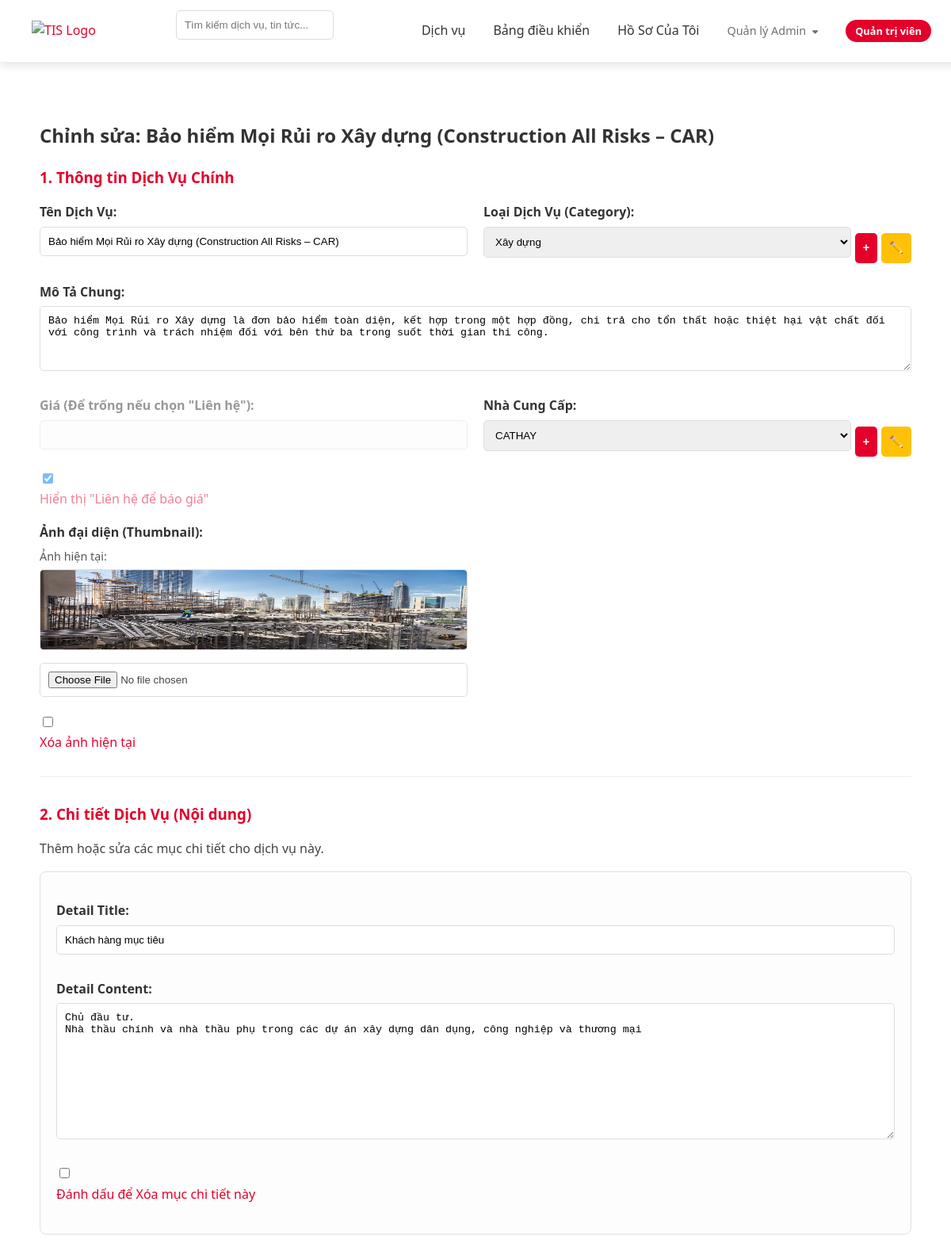
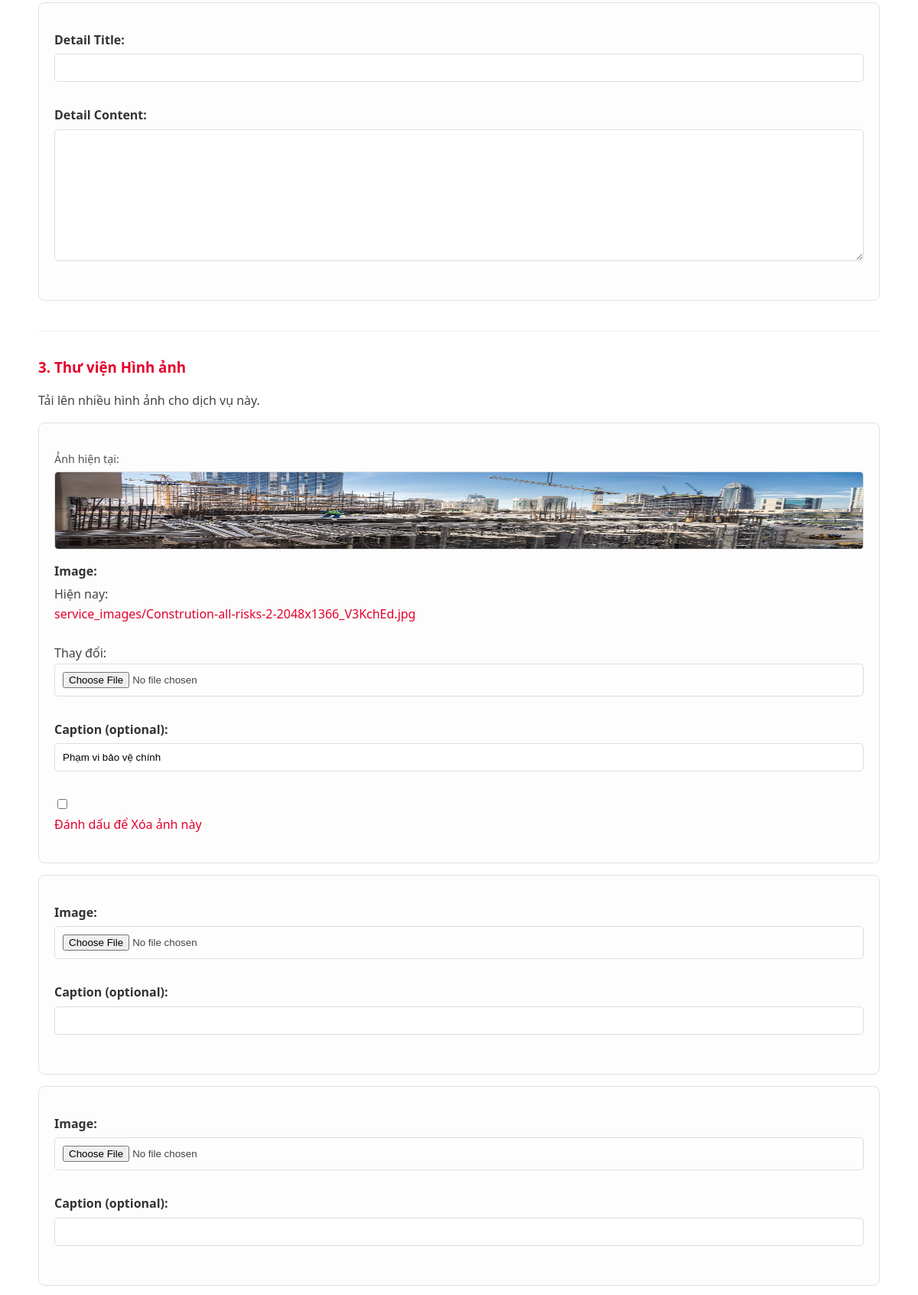
The app's page /services/management/edit/4/ (signed in, upper part) with its own data (2 pictures, top to bottom).
### services/models.py (models this page shows, shortened)
class Service(models.Model):
    name = models.CharField(_('Service Name'), max_length=255)
    description = models.TextField(_('General Description'))
    supplier = models.ForeignKey(
        Supplier,
        on_delete=models.SET_NULL,
        null=True,
        blank=True,
        related_name='services',
        verbose_name=_('Supplier')
    )
    thumbnail = models.ImageField(_('Thumbnail Image'), upload_to='service_thumbnails/', null=True, blank=True)
    category = models.ForeignKey(Category, on_delete=models.SET_NULL, null=True, blank=True, related_name='services', verbose_name=_('Category'))
    price = models.DecimalField(_('Price'), max_digits=10, decimal_places=2, null=True, blank=True )
    is_price_on_contact = models.BooleanField(_('Is Price on Contact'), default=False, help_text="Đánh dấu nếu giá cần liên hệ.")
    created_by = models.ForeignKey(settings.AUTH_USER_MODEL, on_delete=models.SET_NULL, null=True, limit_choices_to={'is_staff': True})
    created_at = models.DateTimeField(auto_now_add=True)
    updated_at = models.DateTimeField(auto_now=True)

class ServiceImage(models.Model):
    service = models.ForeignKey(Service, on_delete=models.CASCADE, related_name="images")
    image = models.ImageField(_('Image'), upload_to='service_images/')
    caption = models.CharField(_('Caption (optional)'), max_length=255, blank=True)
    class Meta:
        verbose_name = _('Service Image')
        verbose_name_plural = _('Service Images')

### services/views.py (the view)
# urls.py: path('management/edit/<int:pk>/', views.service_management_edit, name='service_management_edit'),
@staff_member_required
@transaction.atomic
def service_management_edit(request, pk):
    service = get_object_or_404(Service, pk=pk)
    if request.method == 'POST':
        form = ServiceManagementForm(request.POST, request.FILES, instance=service)
        formset = ServiceDetailFormSet(request.POST, instance=service)
        image_formset = ServiceImageFormSet(request.POST, request.FILES, instance=service)
        if form.is_valid() and formset.is_valid() and image_formset.is_valid():
            form.save(); formset.save(); image_formset.save()
            messages.success(request, f'Cập nhật dịch vụ "{service.name}" thành công.')
            return redirect('services:service_management_list')
    else:
        form = ServiceManagementForm(instance=service)
        formset = ServiceDetailFormSet(instance=service)
        image_formset = ServiceImageFormSet(instance=service)
    context = { 'form': form, 'formset': formset, 'image_formset': image_formset, 'form_title': f'Chỉnh sửa: {service.name}' }
    return render(request, 'services/service_management_form.html', context)

### services/forms.py (shortened to what this page needs)
class ServiceManagementForm(forms.ModelForm):
    class Meta:
        model = Service
        fields = [
            'name', 'category', 'supplier', 'description', 'thumbnail',
            'price', 'is_price_on_contact'
        ]
        labels = {
            'name': 'Tên Dịch Vụ',
            'category': 'Loại Dịch Vụ (Category)',
            'supplier': 'Nhà Cung Cấp',
            'description': 'Mô Tả Chung',
            'thumbnail': 'Ảnh đại diện (Thumbnail)',
            'price': 'Giá (Để trống nếu chọn "Liên hệ")',
            'is_price_on_contact': 'Hiển thị "Liên hệ để báo giá"'
        }
        widgets = {
            'description': forms.Textarea(attrs={'rows': 4}),
            'category': forms.Select(attrs={'id': 'id_category_select'}),
            'supplier': forms.Select(attrs={'id': 'id_supplier_select'}),
        }
    def __init__(self, *args, **kwargs):
        super().__init__(*args, **kwargs)
        self.fields['price'].required = False
        self.fields['category'].queryset = Category.objects.order_by('name')
        self.fields['supplier'].queryset = Supplier.objects.order_by('name')

### services/models.py (called while the page is built)
    def __str__(self): return self.name

    def get_absolute_url(self):
        return reverse('services:service_list_by_category', args=[self.slug])

    def __str__(self):
        return self.name

### templates/services/service_management_form.html (shortened to what this page needs)
{% extends 'base.html' %}
{% load static %}
{% block content %}
<div class="container page-container" data-aos="fade-up">
    <h2 data-aos="fade-down">{{ form_title }}</h2>
    <form method="POST" enctype="multipart/form-data" class="management-form" data-aos="fade-up">
        <div class="dashboard-section">
            <h3>1. Thông tin Dịch Vụ Chính</h3>
             <div class="form-row">
                <div class="form-group">
                    {{ form.name.label_tag }}
                    {{ form.name }}
                </div>
                 <div class="form-group">
                    {{ form.category.label_tag }}
                    <div class="category-select-wrapper">
                        {{ form.category }}
                        <button type="button" id="add-category-btn" class="btn btn-sm" title="Tạo Category mới">+</button>
                        <button type="button" id="edit-category-btn" class="btn btn-sm btn-edit" title="Sửa Category đã chọn" style="display: none;">
                            ✏️
                        </button>
                    </div>
                </div>
             </div>
            <p> {{ form.description.label_tag }} {{ form.description }} {% if form.description.errors %}<div class="errorlist">{{ form.description.errors }}</div>{% endif %} </p>
            <div class="form-row">
                <div class="form-group"> {{ form.price.label_tag }} {{ form.price }} {% if form.price.errors %}<div class="errorlist">{{ form.price.errors }}</div>{% endif %} <p class="delete-checkbox" style="margin-top: 10px;"> {{ form.is_price_on_contact }} <label for="{{ form.is_price_on_contact.id_for_label }}"> {{ form.is_price_on_contact.label }} </label> </p> </div>
                 <div class="form-group">
                    {{ form.supplier.label_tag }}
                    <div class="category-select-wrapper">
                        {{ form.supplier }}
                        <button type="button" id="add-supplier-btn" class="btn btn-sm" title="Tạo Nhà Cung Cấp mới">+</button>
                        <button type="button" id="edit-supplier-btn" class="btn btn-sm btn-edit" title="Sửa Nhà Cung Cấp đã chọn" style="display: none;">
                            ✏️
                        </button>
                    </div>
                </div>
            </div>
            <div class="form-row">
                <div class="form-group">
                    {{ form.thumbnail.label_tag }}
                    {% if form.instance.thumbnail %}
                    <p class="current-image" style="margin-top: 0;">
                        Ảnh hiện tại: <br>
                        <img src="{{ form.instance.thumbnail.url }}" alt="Thumbnail">
                    </p>
                    {% endif %}
                    <input type="file" name="{{ form.thumbnail.name }}" id="{{ form.thumbnail.id_for_label }}">
                    {% if form.instance.thumbnail %}
                        <div class="delete-checkbox" style="margin-top: 5px;">
                            <input type="checkbox" name="{{ form.thumbnail.name }}-clear" id="{{ form.thumbnail.id_for_label }}_clear">
                            <label for="{{ form.thumbnail.id_for_label }}_clear">Xóa ảnh hiện tại</label>
                        </div>
                    {% endif %}
                </div>
                 <div class="form-group"></div>
            </div>
        </div>
        <div class="dashboard-section" data-aos="fade-up" data-aos-delay="100">
            <h3>2. Chi tiết Dịch Vụ (Nội dung)</h3>
            <p>Thêm hoặc sửa các mục chi tiết cho dịch vụ này.</p>
            <div id="detail-formset-container">
                {% for detail_form in formset %}
                    <div class="formset-item">
                        <p> {{ detail_form.title.label_tag }} {{ detail_form.title }} {% if detail_form.title.errors %}<div class="errorlist">{{ detail_form.title.errors }}</div>{% endif %} </p>
                        <p> {{ detail_form.content.label_tag }} {{ detail_form.content }} {% if detail_form.content.errors %}<div class="errorlist">{{ detail_form.content.errors }}</div>{% endif %} </p>
                        {% if detail_form.instance.pk and formset.can_delete %} <p class="delete-checkbox"> {{ detail_form.DELETE }} <label for="{{ detail_form.DELETE.id_for_label }}">Đánh dấu để Xóa mục chi tiết này</label> </p> {% endif %}
                    </div>
                {% endfor %}
            </div>
        </div>
        <div class="dashboard-section" data-aos="fade-up" data-aos-delay="200">
            <h3>3. Thư viện Hình ảnh</h3>
            <p>Tải lên nhiều hình ảnh cho dịch vụ này.</p>
            <div id="image-formset-container">
                {% for img_form in image_formset %}
                    <div class="formset-item">
                        {% if img_form.instance.pk and img_form.instance.image %} <p class="current-image">Ảnh hiện tại: <img src="{{ img_form.instance.image.url }}" alt="preview"></p> {% endif %}
                        <p> {{ img_form.image.label_tag }} {{ img_form.image }} {% if img_form.image.errors %}<div class="errorlist">{{ img_form.image.errors }}</div>{% endif %} </p>
                        <p> {{ img_form.caption.label_tag }} {{ img_form.caption }} {% if img_form.caption.errors %}<div class="errorlist">{{ img_form.caption.errors }}</div>{% endif %} </p>
                        {% if img_form.instance.pk and image_formset.can_delete %} <p class="delete-checkbox"> {{ img_form.DELETE }} <label for="{{ img_form.DELETE.id_for_label }}">Đánh dấu để Xóa ảnh này</label> </p> {% endif %}
                    </div>
                {% endfor %}
            </div>
        </div>
    </form>
</div> {% endblock content %}

### templates/base.html (shortened to what this page needs)
{% load static %}
<!DOCTYPE html>
<html lang="vi">
<head>
    <link href="https://unpkg.com/aos@2.3.1/dist/aos.css" rel="stylesheet">
    <link rel="stylesheet" href="{% static 'css/style.css' %}">
    <link rel="stylesheet" href="https://cdnjs.cloudflare.com/ajax/libs/font-awesome/6.0.0-beta3/css/all.min.css">
</head>
<body class="{% block body_class %}{% endblock %}">
    <nav class="navbar" id="main-navbar">
        <div class="navbar-container">
            <a class="nav-logo" href="{% url 'home' %}">
                <img src="{% static 'img/LOGO-01.png' %}" alt="TIS Logo">
            </a>
            <div class="nav-search">
                <input type="text" id="global-search-input" placeholder="Tìm kiếm dịch vụ, tin tức...">
            </div>
            <div class="nav-links">
                <a href="{% url 'services:service_list' %}">Dịch vụ</a>
                {% if user.is_authenticated %}
                    <a href="{% url 'dashboard' %}">Bảng điều khiển</a>
                    <a href="{% url 'profile' %}">Hồ Sơ Của Tôi</a>
                    {% if user.is_staff %}
                        <div class="nav-dropdown">
                            <a href="#" class="nav-link-admin nav-dropdown-toggle">
                                Quản lý Admin <i class="fas fa-caret-down" style="font-size: 0.8em; margin-left: 4px;"></i>
                            </a>
                        </div>
                    {% endif %}
                    {% if global_role_name %}
                        <span class="role-badge-nav">{{ global_role_name }}</span>
                    {% endif %}
                    <a href="{% url 'services:view_cart' %}" class="nav-cart-link">
                    </a>
                {% else %}
                    <a href="{% url 'login' %}">Đăng nhập</a>
                    <a href="{% url 'register' %}" class="btn btn-nav-cart">Đăng ký</a>
                {% endif %}
            </div>
        </div>
    </nav>
    {% block content %}
    {% endblock %}
</body>
</html>

### static/css/style.css (style rules this page uses)
:root { --primary-red: #e4002b; --dark-grey: #333333; --dark-bg: #ffffff; --light-grey: #ffffff; --white: #ffffff; --text-color: #444444; }
body { font-family: 'Segoe UI', Tahoma, Geneva, Verdana, sans-serif; margin: 0; padding: 0; background: var(--light-grey); color: var(--text-color); line-height: 1.6; }
.container { max-width: 1100px; margin: 0 auto; padding: 2rem; background: var(--white); border-radius: 10px; }
.page-container { margin-top: 100px; margin-bottom: 2rem; box-shadow: none; }
h1, h2, h3, h4, h5, h6 { color: var(--dark-grey); margin-bottom: 1rem; }
a { color: var(--primary-red); text-decoration: none; transition: color 0.3s ease; }
button, input[type="submit"], .btn { display: inline-block; background: var(--primary-red); color: var(--white); border: none; padding: 10px 20px; border-radius: 5px; cursor: pointer; font-size: 1rem; font-weight: bold; text-decoration: none; transition: all 0.3s ease; }
input[type="text"], input[type="email"], input[type="password"], input[type="tel"], input[type="number"], input[type="file"], input[type="date"], input[type="color"], textarea, select { width: 100%; padding: 10px; margin-bottom: 15px; border: 1px solid #ddd; border-radius: 5px; box-sizing: border-box; }
.navbar { position: fixed; top: 0; left: 0; width: 100%; z-index: 1000; padding: 1.2rem 2.5rem; transition: background-color 0.4s ease, padding 0.4s ease; background-color: transparent; }
.navbar.scrolled { background-color: var(--dark-bg); padding: 0.8rem 2.5rem; box-shadow: 0 4px 10px rgba(0, 0, 0, 0.1); border-bottom: 1px solid #eee; }
.navbar-container { max-width: 1200px; margin: 0 auto; display: flex; justify-content: space-between; align-items: center; gap: 20px; }
.nav-logo img { height: 45px; transition: height 0.4s ease; }
.navbar.scrolled .nav-logo img { height: 40px; }
.nav-links { display: flex; align-items: center; flex-wrap: wrap; gap: 10px 15px; justify-content: flex-end; flex-shrink: 0; }
.nav-links a { color: var(--white); text-decoration: none; font-weight: 500; padding: 8px 10px; border-radius: 4px; transition: all 0.3s ease; }
.navbar.scrolled .nav-links a { color: var(--dark-grey); }
.nav-links .nav-link-admin { font-size: 0.9rem; opacity: 0.7; }
.nav-links .nav-cart-link { font-weight: bold; display: flex; align-items: center; gap: 5px; }
.navbar.scrolled .nav-links .nav-cart-link { color: var(--dark-grey); }
.navbar.scrolled .role-badge-nav { background-color: var(--primary-red); color: var(--white); }
.nav-dropdown { position: relative; display: inline-block; }
.nav-dropdown-toggle { cursor: pointer; }
form p { margin-bottom: 1rem; }
form label { display: block; margin-bottom: 5px; font-weight: bold; color: var(--dark-grey); }
form input[type="checkbox"] { width: auto; margin-right: 5px; }
.dashboard-section { margin-bottom: 2rem; border-bottom: 1px solid #eee; padding-bottom: 1.5rem; transition: transform 0.3s ease, box-shadow 0.3s ease; }
.dashboard-section h3 { color: var(--primary-red); }
.role-badge-nav { display: inline-block; padding: 4px 12px; font-size: 0.8rem; font-weight: bold; background-color: var(--primary-red); color: var(--white); border-radius: 20px; margin-left: 10px; vertical-align: middle; }
.form-row { display: flex; gap: 20px; flex-wrap: wrap; }
.form-group { flex: 1; min-width: 300px; }
.management-form p { display: flex; flex-direction: column; }
.management-form label { margin-bottom: 5px; font-weight: bold; color: var(--dark-grey); }
.current-image { font-size: 0.9rem; color: #555; }
.current-image img { max-height: 100px; width: auto; border-radius: 5px; border: 1px solid #ddd; margin-top: 5px; }
.formset-item { border: 1px solid #e0e0e0; padding: 20px; margin-bottom: 15px; border-radius: 8px; background: #fdfdfd; transition: transform 0.3s ease, box-shadow 0.3s ease; }
.delete-checkbox { display: block !important; flex-direction: row !important; align-items: center; margin-top: 10px; }
.delete-checkbox input[type="checkbox"] { width: auto; margin-right: 10px; }
.delete-checkbox label { font-weight: normal; color: var(--primary-red); }
.category-select-wrapper { display: flex; align-items: center; gap: 5px; }
.category-select-wrapper select { flex-grow: 1; }
.category-select-wrapper .btn-sm { padding: 5px 10px; font-size: 1rem; line-height: 1; height: 38px; flex-shrink: 0; }
.category-select-wrapper .btn-edit { background-color: #ffc107; }
.btn.btn-sm { padding:6px 10px; font-size:.9rem; border-radius:5px; }

### records on screen
Service: name "Bảo hiểm Mọi Rủi ro Xây dựng (Construction All Risks – CAR)", category "Xây dựng", description "Bảo hiểm Mọi Rủi ro Xây dựng là đơn bảo hiểm toàn diện, kết hợp trong một hợp đồng, chi trả cho tổn thất hoặc thiệt hại vật chất đối với công trình và trách nhiệm đối với bên thứ ba trong suốt thời gian thi công.", is_price_on_contact "☑", supplier "CATHAY", instance.thumbnail (picture)
ServiceImage: instance.image (picture)

### other values on screen
{{ global_role_name }} "Quản trị viên"
{{ detail_form.title.label_tag }} "Detail Title:" "Detail Title:"
{{ detail_form.content.label_tag }} "Detail Content:" "Detail Content:"
{{ img_form.image.label_tag }} "Image:" "Image:" "Image:"
{{ img_form.caption.label_tag }} "Caption (optional):" "Caption (optional):" "Caption (optional):"
